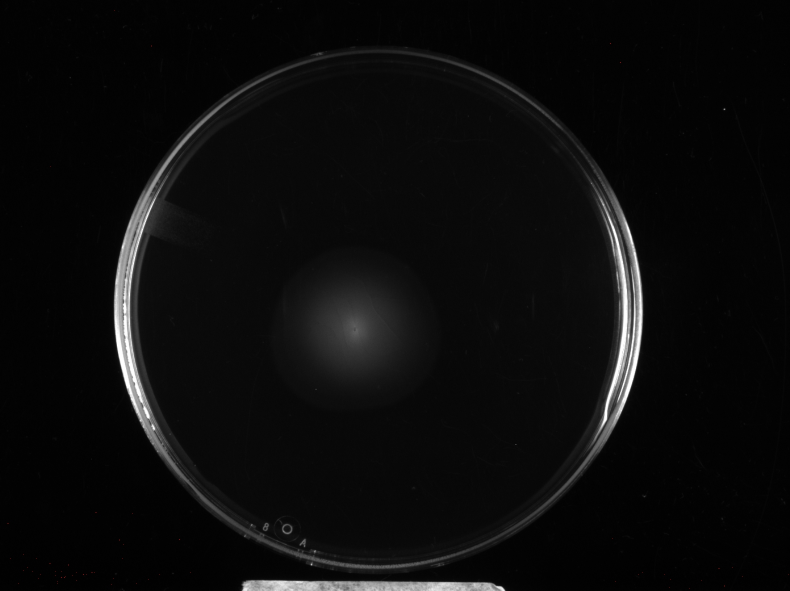
#> input picture images/7.30.25 WT-tolC in DIP/Swimming_7-30-25_WT_0.1uMDIP_#1.jpg, 1580 x 1181 px (shown at 1/2 size); its folder holds only this picture in this run
$ python analyze_plates.py
#> lines starting #> are read from the running program, lines starting #| are printed output that depends on the picture; after the words box and inside, x2 and y2 are one past the last pixel; in counts of white or black regions, pixels touching at a corner belong together
# analyze_plates.py
import cv2
import numpy as np
import pandas as pd
import os

# =================================================================================
# --- CONFIGURATION & SENSITIVITY SETTINGS ---
# =================================================================================

# --- CORE MEASUREMENT ---
# Set the known physical diameter of your petri dishes in centimeters.
KNOWN_PLATE_DIAMETER_CM = 10.0


# --- PRIMARY CONTROLS (Tune in this order) ---

# CONTROL 1: GROWTH DETECTION THRESHOLD
# What it does: This is your primary control. After contrast enhancement, any pixel BRIGHTER than this value is considered growth.
# How to tune: If the program is measuring too much, INCREASE this value (e.g., from 35 to 40 or 45).
#              If the program is measuring too little, DECREASE this value (e.g., to 30 or 25).
GROWTH_DETECTION_THRESHOLD = 43

# CONTROL 2: MEDIAN BLUR DENOISING
# What it does: Removes fine scratches and "salt-and-pepper" noise BEFORE contrast enhancement. This is critical for clean results.
# How to tune: This must be a small, ODD number (e.g., 3, 5, 7). If your plates are very scratched, use 7 or 9.
MEDIAN_BLUR_SIZE = 7

# CONTROL 3: MAX CENTER DEVIATION PERCENT
# What it does: Defines an internal search zone to ignore edge noise. The program will only measure growth whose center falls inside this zone.
# How to tune: A good starting value is 0.3 (30% of the plate's radius).
MAX_CENTER_DEVIATION_PERCENT = 0.3

# CONTROL 4: MORPHOLOGICAL CLOSING
# What it does: Bridges gaps between separate rings of growth.
# How to tune: If rings aren't connecting, INCREASE this value (e.g., from 46 to 55).
MORPH_CLOSE_KERNEL_SIZE = 46


# --- ADVANCED CONTROLS ---

# ADVANCED CONTROL: CONTRAST (CLAHE)
# How to tune: Default is usually good. For very faint growth, increase clipLimit to 3.0 or 4.0.
CLAHE_CLIP_LIMIT = 2.0
CLAHE_TILE_GRID_SIZE = (8, 8)

# ADVANCED CONTROL: PLATE DETECTION (HOUGH CIRCLES)
# How to tune: Only change if the green circle is wrong. Adjust minRadius/maxRadius for your image resolution.
HOUGH_PARAMS = {
    'dp': 1.2, 'minDist': 150, 'param1': 50, 'param2': 40, 'minRadius': 350, 'maxRadius': 500
}


# --- FOLDER PATHS ---
INPUT_DIR = 'images'
OUTPUT_DIR = 'output'
SUPPORTED_IMAGE_EXTENSIONS = ('.png', '.jpg', '.jpeg', '.tif', '.tiff', '.bmp')
AUTO_SENSITIVITY_LEVELS = {
    'Conservative': 5.00,
    'Normal': 1.75,
    'Sensitive': -1.25,
}

# =================================================================================
# --- Main Program (No changes needed below this line) ---
# =================================================================================

def annotation_text_style(image, plate_radius=None):
    height, width = image.shape[:2]
    reference = plate_radius * 2 if plate_radius else min(height, width)
    font_scale = max(0.45, min(2.4, reference / 900.0))
    thickness = max(1, int(round(font_scale * 2)))
    line_gap = max(18, int(round(reference * 0.04)))
    return cv2.FONT_HERSHEY_SIMPLEX, font_scale, thickness, line_gap


def draw_measurement_labels(image, center, max_text, min_text, plate_radius=None):
    font, font_scale, thickness, line_gap = annotation_text_style(image, plate_radius)
    max_size = cv2.getTextSize(max_text, font, font_scale, thickness)[0]
    min_size = cv2.getTextSize(min_text, font, font_scale, thickness)[0]
    text_width = max(max_size[0], min_size[0])
    x = int(center[0] - text_width / 2)
    y1 = int(center[1] - line_gap / 2)
    y2 = int(center[1] + line_gap)
    margin = max(8, int(round((plate_radius or min(image.shape[:2])) * 0.02)))
    x = max(margin, min(image.shape[1] - text_width - margin, x))
    cv2.putText(image, max_text, (x, y1), font, font_scale, (255, 255, 255), thickness)
    cv2.putText(image, min_text, (x, y2), font, font_scale, (255, 255, 255), thickness)

# [183 lines left out: function auto_analyze_agar_plate, not called in this run]

def analyze_agar_plate(
    image_path,
    output_dir,
    plate_diameter_cm=KNOWN_PLATE_DIAMETER_CM,
    growth_threshold=GROWTH_DETECTION_THRESHOLD,
    median_blur_size=MEDIAN_BLUR_SIZE,
    max_center_deviation_percent=MAX_CENTER_DEVIATION_PERCENT,
    morph_close_kernel_size=MORPH_CLOSE_KERNEL_SIZE,
    clahe_clip_limit=CLAHE_CLIP_LIMIT,
    clahe_tile_grid_size=CLAHE_TILE_GRID_SIZE,
    hough_params=None,
    output_filename=None,
    save_output=True,
    return_image=False,
):
#> called with output_dir = 'output', plate_diameter_cm = 10, growth_threshold = 43, median_blur_size = 7, max_center_deviation_percent = 0.3, morph_close_kernel_size = 46, clahe_clip_limit = 2, clahe_tile_grid_size = (8, 8)
    filename = os.path.basename(image_path)
    hough_params = hough_params or HOUGH_PARAMS

    image = cv2.imread(image_path, cv2.IMREAD_GRAYSCALE)
    if image is None:
        print(f"  - ERROR: Could not load image {filename}.")
        return None

    # --- 1. DETECT PETRI DISH AND CALIBRATE ---
    blurred_for_circles = cv2.GaussianBlur(image, (11, 11), 0)
    circles = cv2.HoughCircles(blurred_for_circles, cv2.HOUGH_GRADIENT, **hough_params)
#> circles = [[756.6, 630.6, 499.3], [916.2, 605.4, 367.6], [647.4, 516.6, 377.4]]

    if circles is None:
        print(f"  - FAILED: No petri dish circle detected in {filename}.")
        return None

    plate_x, plate_y, plate_r = np.round(circles[0, 0]).astype("int")
#> plate_x = 757; plate_y = 631; plate_r = 499
    pixel_to_cm_ratio = (plate_r * 2) / plate_diameter_cm
#> pixel_to_cm_ratio = 99.8
    print(f"  - Plate detected. Ratio: {pixel_to_cm_ratio:.2f} px/cm")
#|   - Plate detected. Ratio: 99.80 px/cm

    # --- 2. PROCESS FULL PLATE IMAGE ---
    full_plate_mask = np.zeros_like(image)
    cv2.circle(full_plate_mask, (plate_x, plate_y), plate_r, 255, -1)
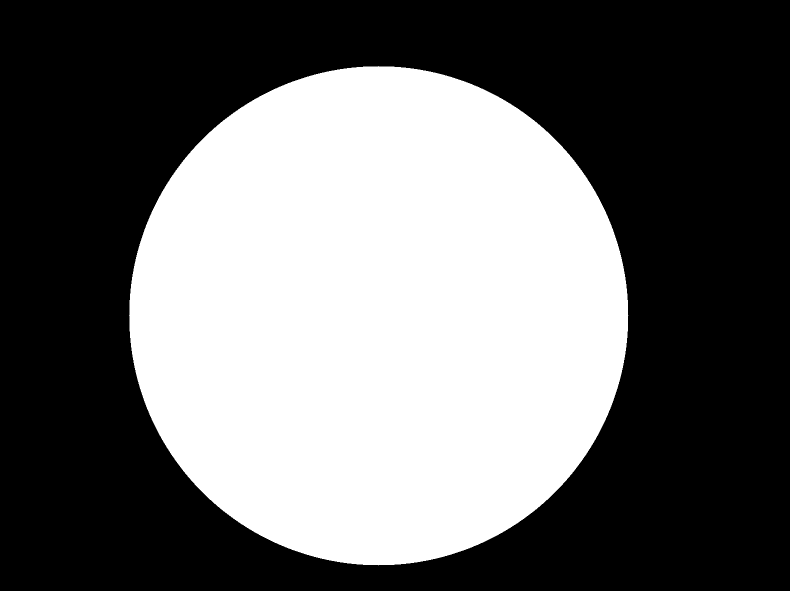
#> full_plate_mask: shape (1181, 1580) (shown at 1/2 size); 41.9% white; 1 white region, box (x1, y1, x2, y2) and area: (258, 132, 1257, 1131) 782197
    masked_image = cv2.bitwise_and(image, image, mask=full_plate_mask)
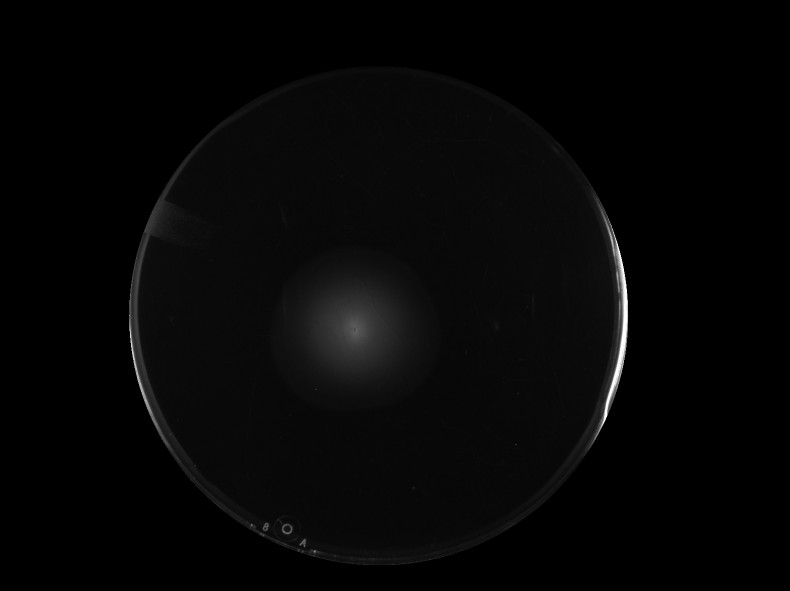
#> masked_image: shape (1181, 1580) (shown at 1/2 size); min 0, max 255, mean 5.8

    denoised_image = cv2.medianBlur(masked_image, median_blur_size)

    clahe = cv2.createCLAHE(clipLimit=clahe_clip_limit, tileGridSize=clahe_tile_grid_size)
    contrast_enhanced_image = clahe.apply(denoised_image)
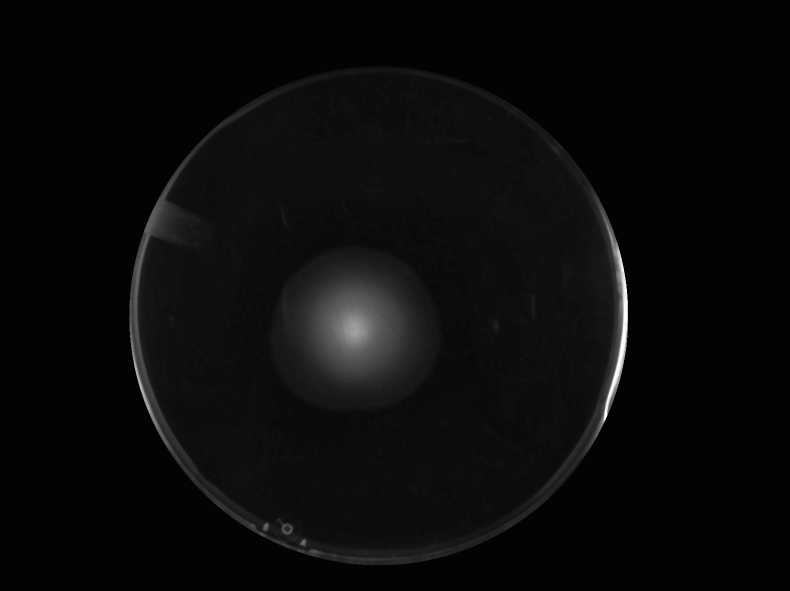
#> contrast_enhanced_image: shape (1181, 1580) (shown at 1/2 size); min 2, max 254, mean 10.7

    _, thresh = cv2.threshold(contrast_enhanced_image, growth_threshold, 255, cv2.THRESH_BINARY)
#> thresh: shape (1181, 1580); 3.5% white; 22 white regions (9 under 20 px), largest, box (x1, y1, x2, y2) and area: (601, 546, 821, 764) 36863, (259, 272, 416, 972) 13712, (1163, 380, 1256, 912) 11337
    print(f"  - Growth Detection Threshold Applied: {growth_threshold}")

    kernel = np.ones((morph_close_kernel_size, morph_close_kernel_size), np.uint8)
    closed_thresh = cv2.morphologyEx(thresh, cv2.MORPH_CLOSE, kernel)
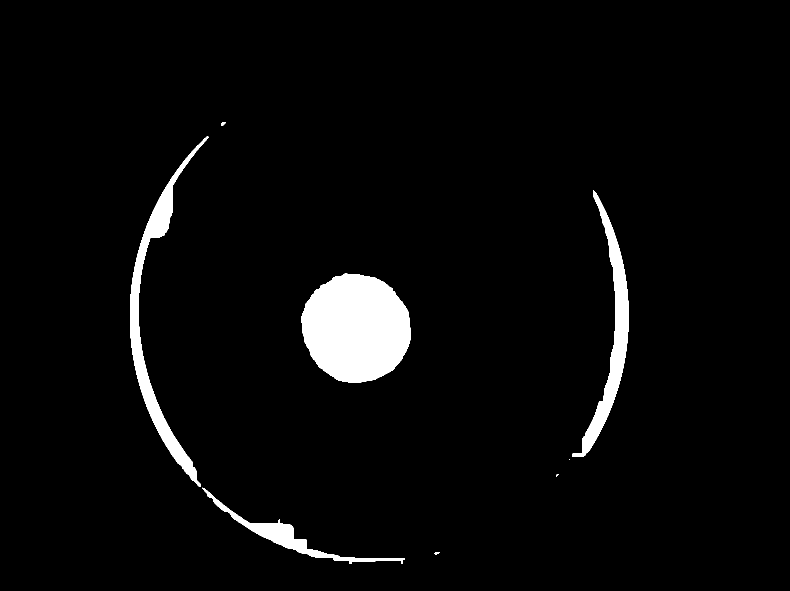
#> closed_thresh: shape (1181, 1580) (shown at 1/2 size); 3.8% white; 8 white regions (2 under 20 px)

    # --- 3. FIND, FILTER, AND FIT ELLIPSE TO CONTOUR ---
    contours, _ = cv2.findContours(closed_thresh, cv2.RETR_EXTERNAL, cv2.CHAIN_APPROX_SIMPLE)
#> contours = 8 contours, 2 with area under 20; largest, box (x1, y1, x2, y2) and area: (602, 547, 822, 765) 36673, (260, 273, 417, 973) 14256, (1144, 381, 1257, 913) 11784, (405, 975, 810, 1128) 5956, (443, 244, 451, 252) 34, (869, 1104, 879, 1109) 24

    if not contours:
        print(f"  - FAILED: No contours detected after processing.")
        return None

    valid_contours = []
    max_deviation_pixels = plate_r * max_center_deviation_percent
#> max_deviation_pixels = 149.7
    for c in contours:
        if len(c) < 5: continue
        M = cv2.moments(c)
        if M["m00"] == 0: continue
        cx, cy = int(M["m10"] / M["m00"]), int(M["m01"] / M["m00"])
        distance = np.sqrt((cx - plate_x)**2 + (cy - plate_y)**2)
        if distance <= max_deviation_pixels:
            valid_contours.append(c)
#> this loop made 8 passes
#> (cx, cy, distance) on passes 1, 2, 3, 5, 6, 7, 8: (873, 1105, 488), (574, 1072, 477.5), (1113, 949, 477.3), (712, 656, 51.48), (1222, 672, 466.8), (312, 642, 445.1), (446, 247, 494.1)
#> after the loop, valid_contours = 1 contour; box (x1, y1, x2, y2) and area: (602, 547, 822, 765) 36673

    if not valid_contours:
        print(f"  - FAILED: No growth found within the central search zone.")
        return None

    main_contour = max(valid_contours, key=cv2.contourArea)
#> main_contour = contour of 302 points, box (x1, y1, x2, y2) (602, 547, 822, 765), area 36673

    # --- 4. CALCULATE DIAMETERS AND PREPARE OUTPUT IMAGE ---
    ellipse = cv2.fitEllipse(main_contour)
#> ellipse = ((712, 656.1), (212.1, 220.2), 133.5)

    (center_ellipse, axes, angle) = ellipse
#> center_ellipse = (712, 656.1); axes = (212.1, 220.2); angle = 133.5
    min_axis_pixels, max_axis_pixels = axes
#> min_axis_pixels = 212.1; max_axis_pixels = 220.2

    output_image = cv2.cvtColor(contrast_enhanced_image, cv2.COLOR_GRAY2BGR)

    cv2.circle(output_image, (plate_x, plate_y), plate_r, (0, 255, 0), 4)

    cv2.ellipse(output_image, ellipse, (0, 0, 255), 3)
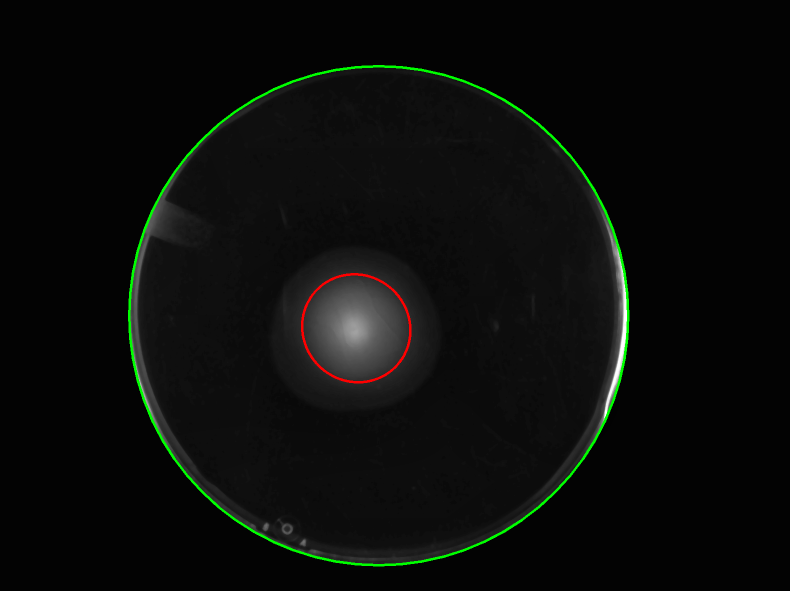
#> output_image: shape (1181, 1580, 3) (shown at 1/2 size); mean B, G, R 10.3, 12.4, 10.7

    # ####################################################################
    # ## NEW LOGIC TO DRAW DIAMETER LINES ##
    # ####################################################################
    # Get the radii (half the diameter)
    r_max = max_axis_pixels / 2
#> r_max = 110.1
    r_min = min_axis_pixels / 2
#> r_min = 106.1

    # Get the angle in radians
    angle_rad = np.deg2rad(angle)
#> angle_rad = 2.33

    # Calculate endpoints for the major axis (max diameter)
    max_p1 = (
        int(center_ellipse[0] - r_max * np.sin(angle_rad)),
        int(center_ellipse[1] + r_max * np.cos(angle_rad))
    )
#> max_p1 = (632, 580)
    max_p2 = (
        int(center_ellipse[0] + r_max * np.sin(angle_rad)),
        int(center_ellipse[1] - r_max * np.cos(angle_rad))
    )
#> max_p2 = (791, 731)
    cv2.line(output_image, max_p1, max_p2, (255, 0, 0), 2) # Blue line for Max Diameter
#> output_image: shape (1181, 1580, 3); 0.04% of pixels changed, all inside (x1, y1, x2, y2) = (631, 579, 793, 733)

    # Calculate endpoints for the minor axis (min diameter)
    min_p1 = (
        int(center_ellipse[0] - r_min * np.cos(angle_rad)),
        int(center_ellipse[1] - r_min * np.sin(angle_rad))
    )
#> min_p1 = (785, 579)
    min_p2 = (
        int(center_ellipse[0] + r_min * np.cos(angle_rad)),
        int(center_ellipse[1] + r_min * np.sin(angle_rad))
    )
#> min_p2 = (639, 733)
    cv2.line(output_image, min_p1, min_p2, (0, 0, 255), 2) # Red line for Min Diameter
#> output_image: shape (1181, 1580, 3); mean B, G, R 10.3, 12.3, 10.7

    # --- 5. CONVERT TO CM AND SAVE ---
    max_diam_cm = max_axis_pixels / pixel_to_cm_ratio
#> max_diam_cm = 2.21
    min_diam_cm = min_axis_pixels / pixel_to_cm_ratio
#> min_diam_cm = 2.13
    area_cm2 = np.pi * (max_diam_cm / 2) * (min_diam_cm / 2)
#> area_cm2 = 3.68
    print(f"  - SUCCESS: Max Diameter: {max_diam_cm:.2f} cm, Min Diameter: {min_diam_cm:.2f} cm")
#|   - SUCCESS: Max Diameter: 2.21 cm, Min Diameter: 2.13 cm

    text_center = (int(center_ellipse[0]), int(center_ellipse[1]))
#> text_center = (712, 656)
    draw_measurement_labels(
        output_image,
        text_center,
        f"Max: {max_diam_cm:.2f} cm",
        f"Min: {min_diam_cm:.2f} cm",
        plate_radius=plate_r,
    )
#> in annotation_text_style, `reference = plate_radius * 2 if plate_radius else min(height, width)`: reference = 998
#> in annotation_text_style, `font_scale = max(0.45, min(2.4, reference / 900.0))`: font_scale = 1.11
#> in annotation_text_style, `thickness = max(1, int(round(font_scale * 2)))`: thickness = 2
#> in annotation_text_style, `line_gap = max(18, int(round(reference * 0.04)))`: line_gap = 40
#> in draw_measurement_labels, `font, font_scale, thickness, line_gap = annotation_text_style(image, p..`: font = 0; font_scale = 1.11; thickness = 2; line_gap = 40
#> in draw_measurement_labels, `max_size = cv2.getTextSize(max_text, font, font_scale, thickness)[0]`: max_size = (246, 24)
#> in draw_measurement_labels, `min_size = cv2.getTextSize(min_text, font, font_scale, thickness)[0]`: min_size = (236, 24)
#> in draw_measurement_labels, `text_width = max(max_size[0], min_size[0])`: text_width = 246
#> in draw_measurement_labels, `x = int(center[0] - text_width / 2)`: x = 589
#> in draw_measurement_labels, `y1 = int(center[1] - line_gap / 2)`: y1 = 636
#> in draw_measurement_labels, `y2 = int(center[1] + line_gap)`: y2 = 696
#> in draw_measurement_labels, `margin = max(8, int(round((plate_radius or min(image.shape[:2])) * 0.0..`: margin = 10
#> in draw_measurement_labels, `cv2.putText(image, min_text, (x, y2), font, font_scale, (255, 255, 255..`:
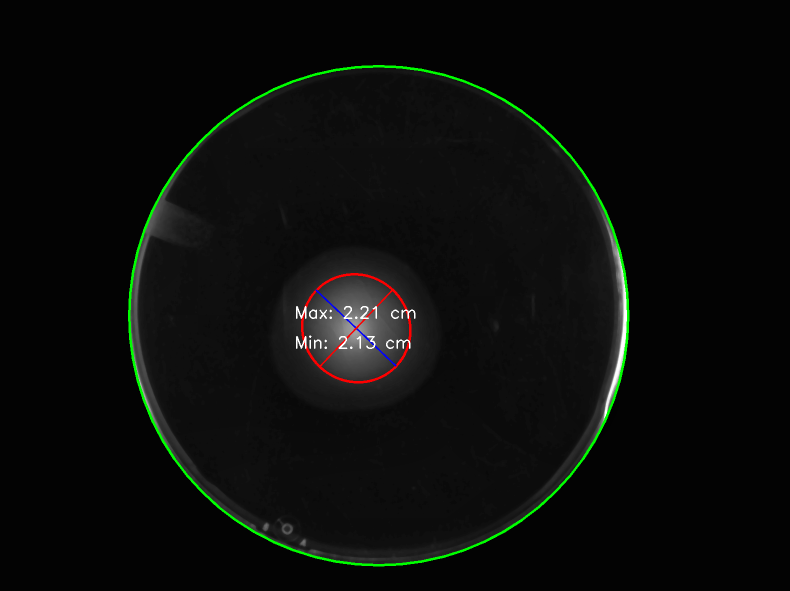
#> image: shape (1181, 1580, 3) (shown at 1/2 size); mean B, G, R 10.5, 12.6, 11

    y_start, y_end = max(0, plate_y - plate_r), min(output_image.shape[0], plate_y + plate_r)
#> y_start = 132; y_end = 1130
    x_start, x_end = max(0, plate_x - plate_r), min(output_image.shape[1], plate_x + plate_r)
#> x_start = 258; x_end = 1256
    cropped_output = output_image[y_start:y_end, x_start:x_end]
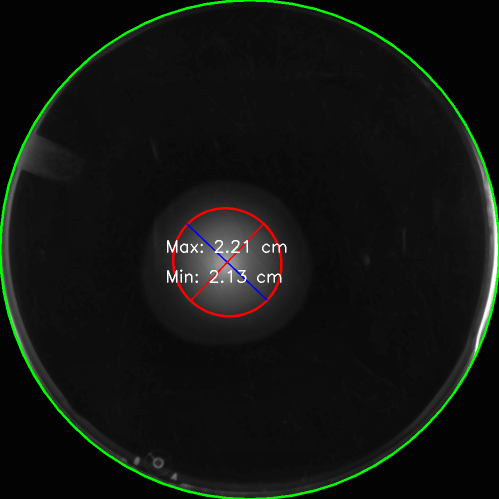
#> cropped_output: shape (998, 998, 3) (shown at 1/2 size); mean B, G, R 17.1, 20.8, 17.9
    ellipse_points = cv2.ellipse2Poly(
        (int(center_ellipse[0]), int(center_ellipse[1])),
        (max(1, int(max_axis_pixels / 2)), max(1, int(min_axis_pixels / 2))),
        int(angle),
        0,
        360,
        5,
    )
#> ellipse_points = 73 pairs, first value 604 to 820, second value 548 to 764
    ellipse_x, ellipse_y, ellipse_w, ellipse_h = cv2.boundingRect(ellipse_points)
#> ellipse_x = 604; ellipse_y = 548; ellipse_w = 217; ellipse_h = 217
    ellipse_bbox = [
        float(ellipse_x - x_start),
        float(ellipse_y - y_start),
        float(ellipse_x + ellipse_w - x_start),
        float(ellipse_y + ellipse_h - y_start),
    ]
#> ellipse_bbox = [346, 416, 563, 633]

    output_path = ""
    if save_output:
        output_path = os.path.join(output_dir, output_filename or f"analyzed_{filename}")
        cv2.imwrite(output_path, cropped_output)

    result = {
        'Filename': filename,
        'Max_Diameter_cm': float(round(max_diam_cm, 2)),
        'Min_Diameter_cm': float(round(min_diam_cm, 2)),
        'Area_cm2': float(round(area_cm2, 2)),
        'Pixel_to_CM_Ratio': float(round(pixel_to_cm_ratio, 2)),
        'Ellipse_BBox_px': ellipse_bbox,
        'Crop_Box_px': [int(x_start), int(y_start), int(x_end), int(y_end)],
        'Output_Path': output_path,
    }
    if return_image:
        result['Annotated_Image'] = cropped_output
    return result

def find_image_paths(input_dir):
    image_paths = []
    for root, _, files in os.walk(input_dir):
        for file_name in files:
            if file_name.lower().endswith(SUPPORTED_IMAGE_EXTENSIONS):
                image_paths.append(os.path.join(root, file_name))
    return sorted(image_paths)

if __name__ == "__main__":
    if not os.path.exists(OUTPUT_DIR): os.makedirs(OUTPUT_DIR)
    all_results = []
    print(f"--- Starting Agar Plate Analysis ---\nLooking for images in '{INPUT_DIR}' folder...\nPhysical plate diameter set to: {KNOWN_PLATE_DIAMETER_CM} cm")

    for path in find_image_paths(INPUT_DIR):
        print(f"\nProcessing {os.path.basename(path)}...")
        result = analyze_agar_plate(path, OUTPUT_DIR)
#> result = 8 items
        if result: all_results.append(result)

    if not all_results:
        print("\nAnalysis complete, but no data was generated. Check for errors above.")
    else:
        df = pd.DataFrame(all_results)
#> df = table of 1 rows and 8 columns
        spreadsheet_path = os.path.join(OUTPUT_DIR, 'growth_analysis_results.csv')
        df.to_csv(spreadsheet_path, index=False)
        print(f"\n--- Analysis Complete! ---\nSuccessfully analyzed {len(all_results)} images.\nResults spreadsheet saved to: '{spreadsheet_path}'\nAnnotated images saved in the '{OUTPUT_DIR}' folder.")
#| --- Analysis Complete! ---
#| Successfully analyzed 1 images.
#| Results spreadsheet saved to: 'output/growth_analysis_results.csv'
#| Annotated images saved in the 'output' folder.
